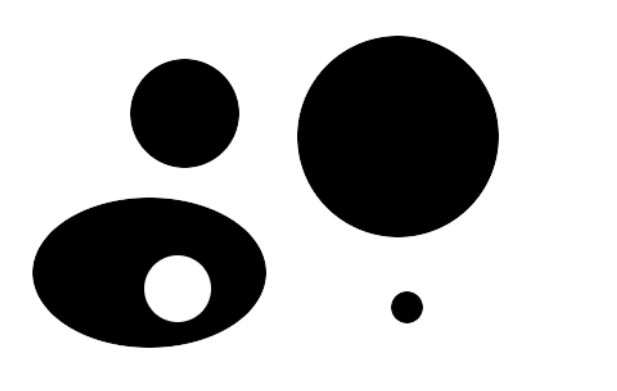
#> input picture lab2/input/ellipse1.png, 617 x 391 px; its folder holds only this picture in this run
$ python ellipse.py
#> lines starting #> are read from the running program, lines starting #| are printed output that depends on the picture; after the words box and inside, x2 and y2 are one past the last pixel; in counts of white or black regions, pixels touching at a corner belong together
import cv2
import numpy as np
import os

# 输入输出目录
input_dir = 'input'
output_dir = 'output'
os.makedirs(output_dir, exist_ok=True)

# 遍历 input 文件夹中的图像
for filename in os.listdir(input_dir):
    if filename.lower().endswith(('.png', '.jpg', '.jpeg', '.bmp')):
        filepath = os.path.join(input_dir, filename)

        # 读取图像
        image = cv2.imread(filepath)
#> image is the input picture: shape (391, 617, 3); min 0, max 255, mean 185.4

        gray = cv2.cvtColor(image, cv2.COLOR_BGR2GRAY)

        # Step 1: 边缘检测，输出为黑底白边图像
        edges = cv2.Canny(gray, 100, 200)
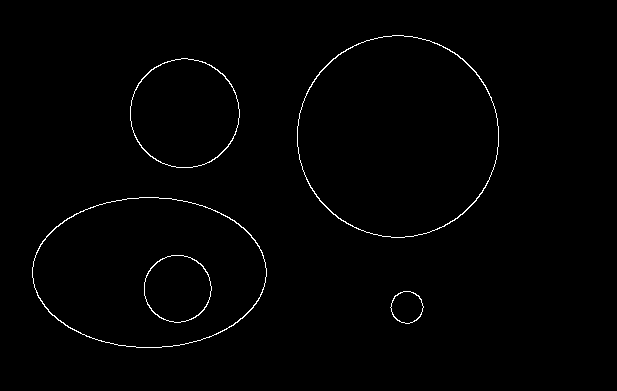
#> edges: shape (391, 617); 0.91% white in thin lines or dots, all inside (x1, y1, x2, y2) = (32, 35, 499, 348)


        # Step 2: 查找轮廓
        contours, _ = cv2.findContours(edges, cv2.RETR_EXTERNAL,
                                        cv2.CHAIN_APPROX_NONE)
#> contours = 4 contours; box (x1, y1, x2, y2) and area: (297, 35, 499, 238) 31887, (32, 197, 267, 348) 27548, (130, 58, 240, 168) 9328, (390, 291, 424, 324) 798

        # Step 3: 在原图上绘制拟合椭圆
        output_image = image.copy()
        for cnt in contours:
            if len(cnt) >= 5:
                ellipse = cv2.fitEllipse(cnt)
                cv2.ellipse(output_image, ellipse, (0, 0, 255), 2)  # 红色绘制
#> this loop made 4 passes
#> ellipse on passes 1 to 4: ((406.5, 306.8), (31.81, 32), 7.16), ((148.9, 272.1), (149.9, 234), 89.99), ((184.3, 112.9), (108.9, 109.1), 73.95), ((397.5, 136), (201.5, 201.5), 168.8)
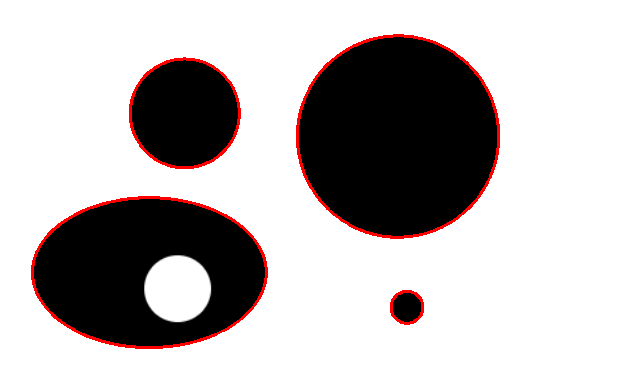
#> output_image: shape (391, 617, 3); 2.07% of pixels changed, all inside (x1, y1, x2, y2) = (31, 34, 500, 349)

        # 保存拟合图像
        output_path = os.path.join(output_dir, filename)
        cv2.imwrite(output_path, output_image)
        print(f'Processed and saved: {output_path}')

$ run again, on lab2/input/ellipse5.png
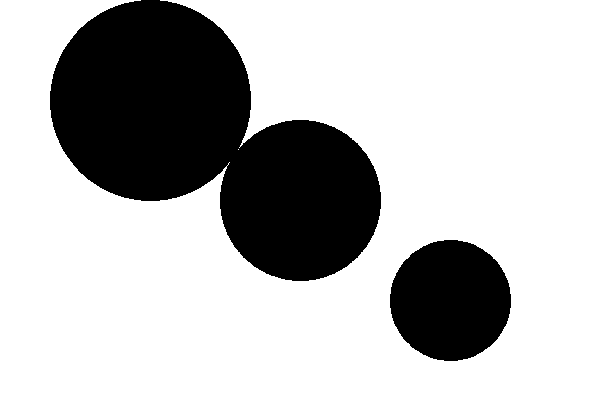
#> input picture lab2/input/ellipse5.png, 600 x 400 px
#> image is the input picture: shape (400, 600, 3); 73.6% white; 2 black regions, box (x1, y1, x2, y2) and area: (50, 0, 381, 281) 52001, (390, 240, 511, 361) 11475
#> `edges = cv2.Canny(gray, 100, 200)`:
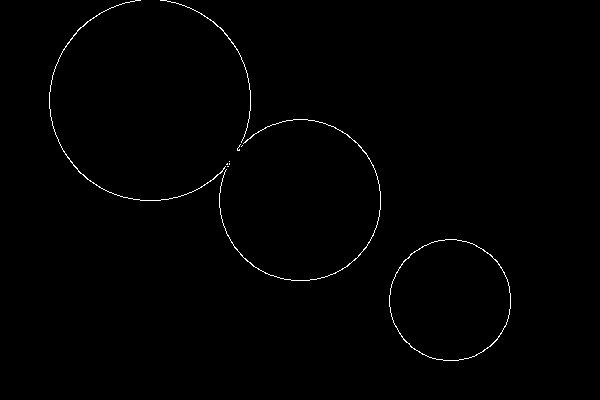
#> edges: shape (400, 600); 0.63% white in thin lines or dots, all inside (x1, y1, x2, y2) = (49, 0, 511, 361)
#> contours = 10 contours, 6 with area under 20; largest, box (x1, y1, x2, y2) and area: (389, 239, 511, 361) 11496, (49, 0, 226, 201) 56, (219, 119, 381, 281) 55, (160, 0, 251, 143) 22
#> the loop `for cnt in contours:` made 10 passes
#> ellipse on passes 1, 7, 8, 9, 10: ((449.9, 299.9), (121, 121), 99.94), ((239.1, 147.2), (2.83, 7.2), 32.12), ((299.8, 199.8), (160.8, 161), 118.4), ((145, 102.5), (205.6, 211.8), 60.04), ((150.4, 99.7), (200.7, 202.2), 72.69)
#> after the loop `for cnt in contours:`:
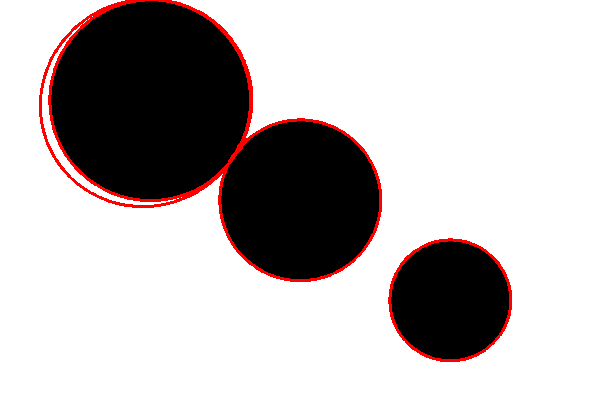
#> output_image: shape (400, 600, 3); 2.38% of pixels changed, all inside (x1, y1, x2, y2) = (39, 0, 512, 362)

$ run again, on lab2/input/ellipse3.png
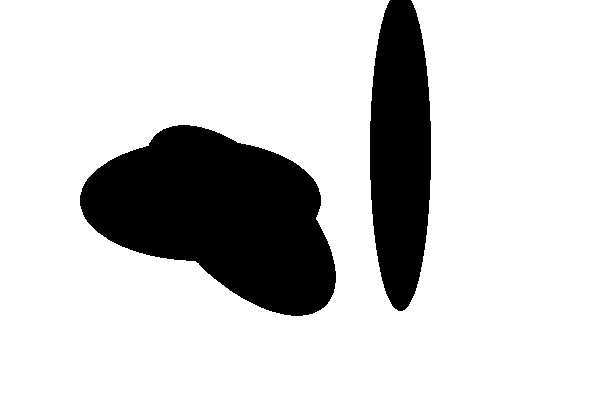
#> input picture lab2/input/ellipse3.png, 600 x 400 px
#> image is the input picture: shape (400, 600, 3); 80.7% white; 2 black regions, box (x1, y1, x2, y2) and area: (80, 125, 336, 316) 31020, (370, 0, 431, 311) 15278
#> `edges = cv2.Canny(gray, 100, 200)`:
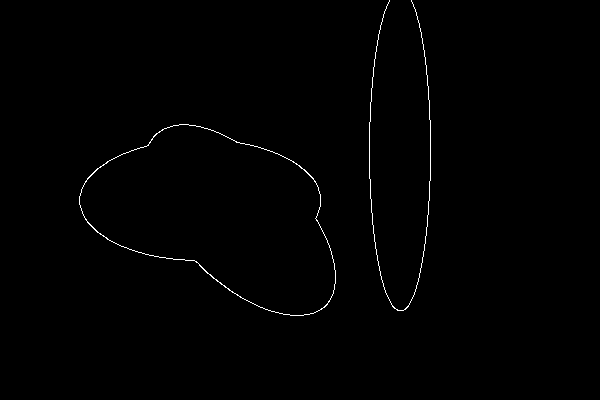
#> edges: shape (400, 600); 0.57% white in thin lines or dots, all inside (x1, y1, x2, y2) = (79, 0, 431, 316)
#> contours = 2 contours, 1 with area under 20; largest, box (x1, y1, x2, y2) and area: (79, 124, 336, 316) 31036
#> the loop `for cnt in contours:` made 2 passes
#> ellipse on passes 1 to 2: ((219.1, 215.1), (153.8, 277.3), 113.3), ((399.6, 150), (61.11, 321.5), 180)
#> after the loop `for cnt in contours:`:
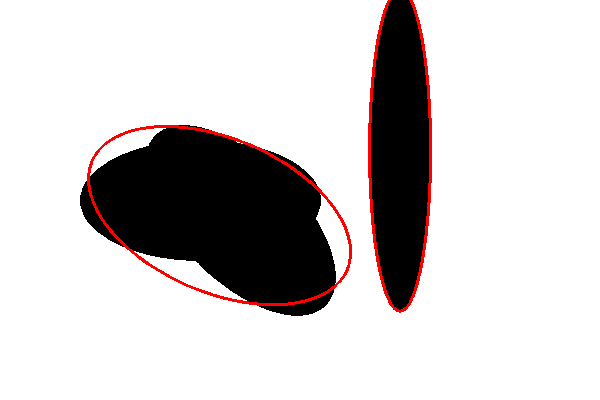
#> output_image: shape (400, 600, 3); 1.66% of pixels changed, all inside (x1, y1, x2, y2) = (87, 0, 432, 313)
